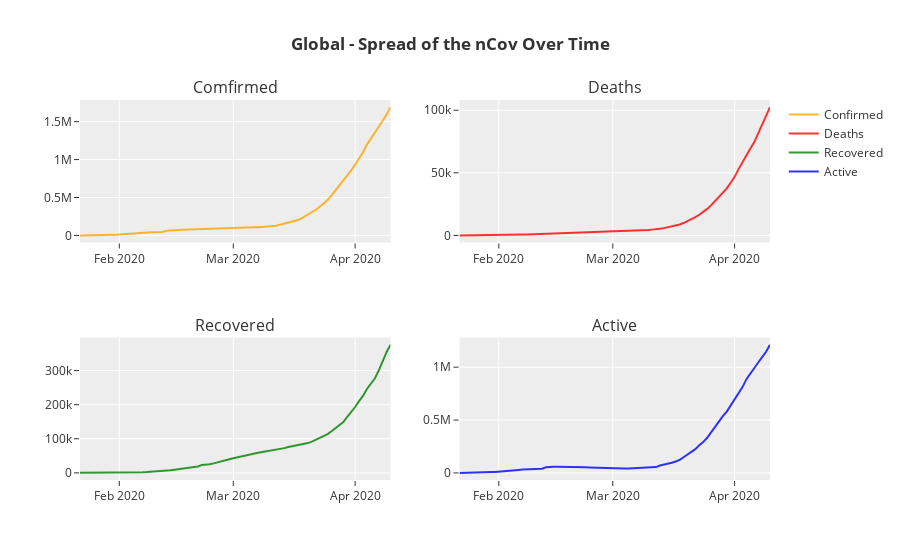

The notebook cell this image was saved under:
### Markdown cell above
## Global Spread Over Time

### Code cell
global_data_over_time = date_wise_data.groupby('Date')['Confirmed','Deaths','Recovered', 'Active'].sum().reset_index()

scatterPlotCasesOverTime(global_data_over_time, "<b>Global</b>")
